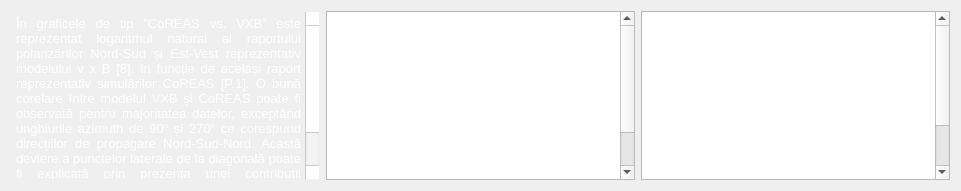
      <widget class="QWidget" name="layoutWidget_3">
       <property name="geometry">
        <rect>
         <x>240</x>
         <y>100</y>
         <width>961</width>
         <height>191</height>
        </rect>
       </property>
       <layout class="QHBoxLayout" name="horizontalLayout_4">
        <item>
         <widget class="QTextEdit" name="textEdit">
          <property name="palette">
           <palette>
            <active>
             <colorrole role="WindowText">
              <brush brushstyle="SolidPattern">
               <color alpha="255">
                <red>255</red>
                <green>255</green>
                <blue>255</blue>
               </color>
              </brush>
             </colorrole>
             <colorrole role="Button">
              <brush brushstyle="SolidPattern">
               <color alpha="0">
                <red>255</red>
                <green>255</green>
                <blue>255</blue>
               </color>
              </brush>
             </colorrole>
             <colorrole role="Base">
              <brush brushstyle="NoBrush">
               <color alpha="255">
                <red>0</red>
                <green>0</green>
                <blue>0</blue>
               </color>
              </brush>
             </colorrole>
             <colorrole role="Window">
              <brush brushstyle="SolidPattern">
               <color alpha="0">
                <red>255</red>
                <green>255</green>
                <blue>255</blue>
               </color>
              </brush>
             </colorrole>
            </active>
            <inactive>
             <colorrole role="WindowText">
              <brush brushstyle="SolidPattern">
               <color alpha="255">
                <red>255</red>
                <green>255</green>
                <blue>255</blue>
               </color>
              </brush>
             </colorrole>
             <colorrole role="Button">
              <brush brushstyle="SolidPattern">
               <color alpha="0">
                <red>255</red>
                <green>255</green>
                <blue>255</blue>
               </color>
              </brush>
             </colorrole>
             <colorrole role="Base">
              <brush brushstyle="NoBrush">
               <color alpha="255">
                <red>0</red>
                <green>0</green>
                <blue>0</blue>
               </color>
              </brush>
             </colorrole>
             <colorrole role="Window">
              <brush brushstyle="SolidPattern">
               <color alpha="0">
                <red>255</red>
                <green>255</green>
                <blue>255</blue>
               </color>
              </brush>
             </colorrole>
            </inactive>
            <disabled>
             <colorrole role="WindowText">
              <brush brushstyle="SolidPattern">
               <color alpha="255">
                <red>120</red>
                <green>120</green>
                <blue>120</blue>
               </color>
              </brush>
             </colorrole>
             <colorrole role="Button">
              <brush brushstyle="SolidPattern">
               <color alpha="0">
                <red>255</red>
                <green>255</green>
                <blue>255</blue>
               </color>
              </brush>
             </colorrole>
             <colorrole role="Base">
              <brush brushstyle="NoBrush">
               <color alpha="255">
                <red>0</red>
                <green>0</green>
                <blue>0</blue>
               </color>
              </brush>
             </colorrole>
             <colorrole role="Window">
              <brush brushstyle="SolidPattern">
               <color alpha="0">
                <red>255</red>
                <green>255</green>
                <blue>255</blue>
               </color>
              </brush>
             </colorrole>
            </disabled>
           </palette>
          </property>
          <property name="html">
           <string>&lt;!DOCTYPE HTML PUBLIC &quot;-//W3C//DTD HTML 4.0//EN&quot; &quot;http://www.w3.org/TR/REC-html40/strict.dtd&quot;&gt;
&lt;html&gt;&lt;head&gt;&lt;meta name=&quot;qrichtext&quot; content=&quot;1&quot; /&gt;&lt;style type=&quot;text/css&quot;&gt;
p, li { white-space: pre-wrap; }
&lt;/style&gt;&lt;/head&gt;&lt;body style=&quot; font-family:'MS Shell Dlg 2'; font-size:7.8pt; font-weight:400; font-style:normal;&quot;&gt;
&lt;p align=&quot;justify&quot; style=&quot; margin-top:0px; margin-bottom:0px; margin-left:0px; margin-right:0px; -qt-block-indent:0; text-indent:0px;&quot;&gt;&lt;span style=&quot; font-size:10pt; color:#ffffff;&quot;&gt;În graficele de tip ”CoREAS vs. VXB” este reprezentat logaritmul natural al raportului polarizărilor Nord-Sud și Est-Vest reprezentativ modelului v x B [8], în funcție de același raport reprezentativ simulărilor CoREAS [P.1]. O bună corelare între modelul VXB și CoREAS poate fi observată pentru majoritatea datelor, exceptând unghiurile azimuth de 90&lt;/span&gt;&lt;span style=&quot; font-size:10pt; color:#ffffff; vertical-align:super;&quot;&gt;o&lt;/span&gt;&lt;span style=&quot; font-size:10pt; color:#ffffff;&quot;&gt; și 270&lt;/span&gt;&lt;span style=&quot; font-size:10pt; color:#ffffff; vertical-align:super;&quot;&gt;o&lt;/span&gt;&lt;span style=&quot; font-size:10pt; color:#ffffff;&quot;&gt; ce corespund direcțiilor de propagare Nord-Sud-Nord. Acastă deviere a punctelor laterale de la diagonală poate fi explicată prin prezența unei contribuții suplimentare în procesul de simulare CoREAS al semnalului radio, altul decât emisia Geomagnetică și anume efectul Askarian.&lt;/span&gt;&lt;/p&gt;&lt;/body&gt;&lt;/html&gt;</string>
          </property>
          <property name="textInteractionFlags">
           <set>Qt::NoTextInteraction</set>
          </property>
         </widget>
        </item>
        <item>
         <widget class="QTextEdit" name="textEdit_2">
          <property name="html">
           <string>&lt;!DOCTYPE HTML PUBLIC &quot;-//W3C//DTD HTML 4.0//EN&quot; &quot;http://www.w3.org/TR/REC-html40/strict.dtd&quot;&gt;
&lt;html&gt;&lt;head&gt;&lt;meta name=&quot;qrichtext&quot; content=&quot;1&quot; /&gt;&lt;style type=&quot;text/css&quot;&gt;
p, li { white-space: pre-wrap; }
&lt;/style&gt;&lt;/head&gt;&lt;body style=&quot; font-family:'MS Shell Dlg 2'; font-size:7.8pt; font-weight:400; font-style:normal;&quot;&gt;
&lt;p align=&quot;justify&quot; style=&quot; margin-top:0px; margin-bottom:0px; margin-left:0px; margin-right:0px; -qt-block-indent:0; text-indent:0px;&quot;&gt;&lt;span style=&quot; font-size:10pt; color:#ffffff;&quot;&gt;Graficele de tip ”CoREAS/VXB” sunt un alt exemplu de comparare a modelului VXB și simulările CoREAS. Din nou se observă o bună corelare între cele două metode, aspect ce devine din ce în ce mai evident odată cu creșterea unghiului de înclinare al jerbei. Aceleași două unghiuri azimuth de 90&lt;/span&gt;&lt;span style=&quot; font-size:10pt; color:#ffffff; vertical-align:super;&quot;&gt;o&lt;/span&gt;&lt;span style=&quot; font-size:10pt; color:#ffffff;&quot;&gt; și 270&lt;/span&gt;&lt;span style=&quot; font-size:10pt; color:#ffffff; vertical-align:super;&quot;&gt;o&lt;/span&gt;&lt;span style=&quot; font-size:10pt; color:#ffffff;&quot;&gt; corespund punctelor deviate. Din aceste exemple se poate observa o bună corelalre între model și simulări, cu precădere pentru jerbele înclinate (zenit &amp;gt; 60 grade), cu excepția celor care vin din direcțiile N (azimut = 90 de grade) și S (azimut = 270 de grade), pentru care efectul Askaryan este dominant. &lt;/span&gt;&lt;/p&gt;&lt;/body&gt;&lt;/html&gt;</string>
          </property>
          <property name="textInteractionFlags">
           <set>Qt::NoTextInteraction</set>
          </property>
         </widget>
        </item>
        <item>
         <widget class="QTextEdit" name="textEdit_3">
          <property name="html">
           <string>&lt;!DOCTYPE HTML PUBLIC &quot;-//W3C//DTD HTML 4.0//EN&quot; &quot;http://www.w3.org/TR/REC-html40/strict.dtd&quot;&gt;
&lt;html&gt;&lt;head&gt;&lt;meta name=&quot;qrichtext&quot; content=&quot;1&quot; /&gt;&lt;style type=&quot;text/css&quot;&gt;
p, li { white-space: pre-wrap; }
&lt;/style&gt;&lt;/head&gt;&lt;body style=&quot; font-family:'MS Shell Dlg 2'; font-size:7.8pt; font-weight:400; font-style:normal;&quot;&gt;
&lt;p align=&quot;justify&quot; style=&quot; margin-top:12px; margin-bottom:12px; margin-left:0px; margin-right:0px; -qt-block-indent:0; text-indent:0px;&quot;&gt;&lt;span style=&quot; font-family:'MS Shell Dlg 2,sans-serif'; font-size:10pt; color:#ffffff;&quot;&gt;În aceste grafice se poate observa contribuția procentuală medie a fiecărei polarizări, raportată la amplitudinea semnalului total [] înregistrat în toate antenele pentru opt evenimente diferite; această reprezentare este realizată atât pentru model cât și pentru simulări, în funcție de azimuth și diferite unghiuri zenit (zenit = 10 - 70). Poate fi observat faptul că există o bună corelare între modelul v x B și simulările CoREAS, cu precădere pentru unghiuri zenit mari. Barele de eroare reprezintă gradul de deviere a semnalului înregistrat în fiecare canal de polarizare a unei antene raportat la amplitudinea semnalului total detectat în toate antenele pentru fiecare eveniment în parte.&lt;/span&gt;&lt;span style=&quot; font-size:8pt; color:#ffffff;&quot;&gt; &lt;/span&gt;&lt;/p&gt;&lt;/body&gt;&lt;/html&gt;</string>
          </property>
          <property name="textInteractionFlags">
           <set>Qt::NoTextInteraction</set>
          </property>
         </widget>
        </item>
       </layout>
      </widget>
